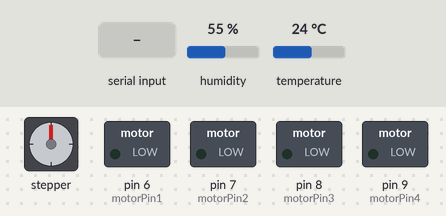
A sketch run on a simulated Arduino Uno, built with avr-gcc and run on an emulated ATmega328P. Shown: stepper motor, switched loads named in the sketch (green lamp = pin HIGH). Wiring (inferred from the names in the program): stepper motor (2048 steps per turn assumed): coils pin 10, pin 11, pin 12, pin 13. The inputs (shaded band) are chosen by the test bench; at power-on: humidity 55 %, temperature 24 °C. Pins used as bus, display or sensor lines are not drawn; what the sketch prints to the serial monitor is not drawn.

Above: at 1.2 s.
1.3 s: "E90\n" received over Serial
At 2.08 s:
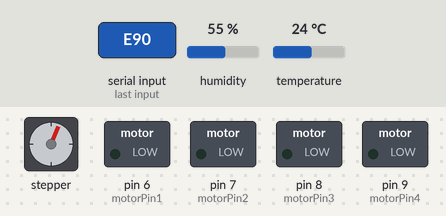
4.8 s: "A\n" received over Serial
At 6.0 s:
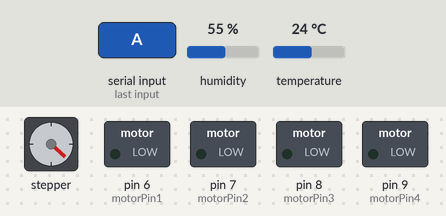
6.3 s: "F90\n" received over Serial
At 8.26 s:
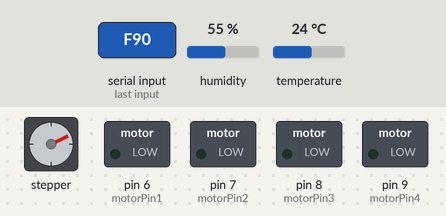
15.8 s: "p\n" received over Serial
At 17.0 s:
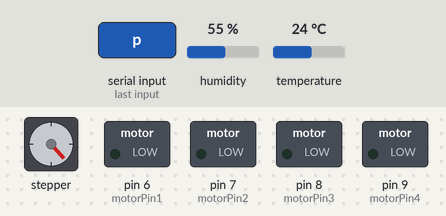
17.3 s: "e90\n" received over Serial
At 17.76 s:
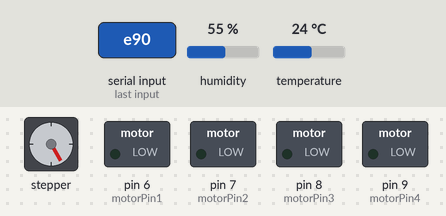
Timing chart, 0 to 21.8 s (numbered marks = the images above; inputs shaded):
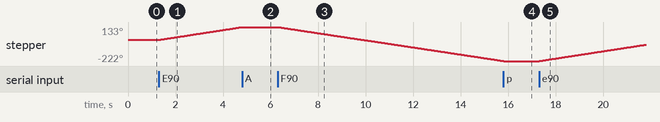

Measured:
- after the input at 1.3 s, stepper: keeps turning clockwise at about 38°/s, starting at once
- after the input at 4.8 s, stepper: goes on until 4.8 s, then stays 133°
- after the input at 6.3 s, stepper: keeps turning counter-clockwise at about 37°/s, starting at once
- after the input at 15.8 s, stepper: goes on until 15.8 s, then stays -222°
- after the input at 17.3 s, stepper: keeps turning clockwise at about 38°/s, starting at once

The sketch:

total.ino
```cpp
#include "DHT.h"

#define DHTPIN 5     // Pin donde está conectado el sensor DHT
#define DHTTYPE DHT22   // Tipo de sensor DHT (DHT11, DHT22, etc.)
DHT dht(DHTPIN, DHTTYPE);

// Definición de pines para el L298N
const int motorPin1 = 6;  // Pin PWM para controlar velocidad en una dirección
const int motorPin2 = 7; // Pin PWM para controlar velocidad en dirección opuesta

// Definición de pines para el L298N
const int motorPin3 = 8;  // Pin PWM para controlar velocidad en una dirección
const int motorPin4 = 9; // Pin PWM para controlar velocidad en dirección opuesta

// Definición de pines para step motor
const int bob1 = 10;
const int bob2 = 11;
const int bob3 = 12;
const int bob4 = 13;
const int mis = 2.5; // 5 10 15

// Variables para el control del motor
int velocidad1 = 0, velocidad2 = 0;        // Valor PWM (0-255)
bool direccion1 = true, direccion2 = true;    // true = adelante, false = atrás
bool modoAutomatico = false;
char step = 'p';

// Variables para el modo automático
unsigned long tiempoAnterior = 0;
const int INTERVALO = 30;  // Intervalo en ms para el cambio de velocidad
int paso = 1;              // Incremento/decremento de velocidad

void setup() {
  // Configuración motor 1
  pinMode(motorPin1, OUTPUT);
  pinMode(motorPin2, OUTPUT);
  // Configuración motor 2
  pinMode(motorPin3, OUTPUT);
  pinMode(motorPin4, OUTPUT);
  // Configuración step motor
  pinMode(bob1, OUTPUT);
  pinMode(bob2, OUTPUT);
  pinMode(bob3, OUTPUT);
  pinMode(bob4, OUTPUT);

  // Configuracion dht22
  dht.begin();

  // Inicializar motor detenido
  digitalWrite(motorPin1, LOW);
  digitalWrite(motorPin2, LOW);

  digitalWrite(motorPin3, LOW);
  digitalWrite(motorPin4, LOW);

  // Iniciar comunicación serial
  Serial.begin(115200);
  Serial.println("Control de Motor L298N");
  Serial.println("Comandos disponibles:");
  Serial.println("A+velocidad - Giro en sentido horario (0-255)");
  Serial.println("B+velocidad - Giro en sentido antihorario (0-255)");
  Serial.println("C+velocidad - Giro en sentido horario (0-255)");
  Serial.println("D+velocidad - Giro en sentido antihorario (0-255)");
  Serial.println("E - Giro en sentido horario (step motor)");
  Serial.println("F - Giro en sentido antihorario (step motor)");
  Serial.println("S - Detener motor");
  Serial.println("M - Activar/desactivar modo automático");
}

void loop() {
  // Leer comandos del serial
  if (Serial.available() > 0) {
    String comando = Serial.readStringUntil('\n'); // Leer hasta nueva línea
    procesarComando(comando);
  }

  // Control automático si está activo
  if (modoAutomatico) {
    modoVariacionAutomatica();
  }

  if (step == 'E' || step == 'e') {
    stepdireccion(bob1, bob2, bob3, bob4, mis);
    Serial.println("Step motor girando en sentido horario");
  } else if (step == 'F' || step == 'f') {
    stepdireccion(bob4, bob3, bob2, bob1, mis);
    Serial.println("Step motor girando en sentido antihorario");
  } else if (step == 'P' || step == 'p'){
    digitalWrite(bob1, LOW);
    digitalWrite(bob2, LOW);
    digitalWrite(bob3, LOW);
    digitalWrite(bob4, LOW);
    Serial.println("step motor detenido");
  } else {
    Serial.println("Comando no reconocido");
  }
  // Leer temperatura y humedad
  float h = dht.readHumidity();
  float t = dht.readTemperature();
  Serial.print("Humedad: ");
  Serial.print(h);
  Serial.print("%, Temperatura: ");
  Serial.print(t);
  Serial.println("°C");
}

void procesarComando(String comando) {
  comando.trim();  // Eliminar espacios en blanco

  if (comando.length() > 0) {
    char primerCaracter = comando.charAt(0);
    step = primerCaracter;
    // Detener modo automático si se recibe cualquier comando
    if (primerCaracter != 'M' && modoAutomatico) {
      modoAutomatico = false;
      Serial.println("Modo automático desactivado");
    }

    switch (primerCaracter) {
      case 'A':
      case 'a':
        // Giro en sentido horario
        if (comando.indexOf('+') != -1) { // devuelve la posición del primer '+' encontrado
          velocidad1 = comando.substring(comando.indexOf('+') + 1).toInt(); // extraer velocidad
          velocidad1 = constrain(velocidad1, 0, 255); // Limitar velocidad entre 0 y 255
          moverMotor1(true, velocidad1); // mover motor hacia adelante
          Serial.print("Motor 1 girando hacia adelante con velocidad: ");
          Serial.println(velocidad1);
        }
        break;

      case 'B':
      case 'b':
        // Giro en sentido antihorario
        if (comando.indexOf('+') != -1) {
          velocidad1 = comando.substring(comando.indexOf('+') + 1).toInt();
          velocidad1 = constrain(velocidad1, 0, 255);
          moverMotor1(false, velocidad1);
          Serial.print("Motor 1 girando hacia atrás con velocidad: ");
          Serial.println(velocidad1);
        }
        break;

      case 'S':
      case 's':
        // Detener motor
        detenerMotor();
        Serial.println("Motores detenidos");
        break;

      case 'M':
      case 'm':
        // Activar/desactivar modo automático
        modoAutomatico = !modoAutomatico;
        if (modoAutomatico) {
          Serial.println("Modo automático activado");
          velocidad1 = 0;  // Iniciar desde velocidad 0
          paso = 1;       // Iniciar incrementando
        } else {
          Serial.println("Modo automático desactivado");
          detenerMotor();
        }
        break;

      case 'C':
      case 'c':
        // Giro en sentido horario para motor 2
        if (comando.indexOf('+') != -1) {
          velocidad2 = comando.substring(comando.indexOf('+') + 1).toInt();
          velocidad2 = constrain(velocidad2, 0, 255);
          moverMotor2(true, velocidad2); // mover motor hacia adelante
          Serial.print("Motor 2 girando hacia adelante con velocidad: ");
          Serial.println(velocidad2);
        }
        break;

      case 'D':
      case 'd':
        // Giro en sentido antihorario para motor 2
        if (comando.indexOf('+') != -1) {
          velocidad2 = comando.substring(comando.indexOf('+') + 1).toInt();
          velocidad2 = constrain(velocidad2, 0, 255);
          moverMotor2(false, velocidad2);
          Serial.print("Motor 2 girando hacia atrás con velocidad: ");
          Serial.println(velocidad2);
        }
        break;

      default:
        Serial.println("Comando no reconocido");
        break;
    }
  }
}

void moverMotor1(bool direc, int vel) {
  if (direc) {
    // Dirección 1 (adelante)
    analogWrite(motorPin1, vel);
    analogWrite(motorPin2, 0);
  } else {
    // Dirección 2 (atrás)
    analogWrite(motorPin1, 0);
    analogWrite(motorPin2, vel);
  }

  direccion1 = direc;
  velocidad1 = vel;
}

void moverMotor2(bool direc, int vel){
  if (direc) {
    // Dirección 1 (adelante)
    analogWrite(motorPin3, vel);
    analogWrite(motorPin4, 0);
  } else {
    // Dirección 2 (atrás)
    analogWrite(motorPin3, 0);
    analogWrite(motorPin4, vel);
  }

  direccion2 = direc;
  velocidad2 = vel;
}

void detenerMotor() {
  analogWrite(motorPin1, 0);
  analogWrite(motorPin2, 0);
  analogWrite(motorPin3, 0);
  analogWrite(motorPin4, 0);
  // Reiniciar variables
  velocidad1 = 0;
  velocidad2 = 0;
}

void modoVariacionAutomatica() {
  unsigned long tiempoActual = millis(); // Obtener tiempo actual

  // Cambiar velocidad cada INTERVALO milisegundos
  if (tiempoActual - tiempoAnterior >= INTERVALO) {
    tiempoAnterior = tiempoActual; // Actualizar tiempo anterior

    // Cambiar dirección de incremento/decremento en los límites
    if (velocidad1 >= 255) {
      paso = -1;  // Comenzar a decrementar
    } else if (velocidad1 <= 0) {
      paso = 1;   // Comenzar a incrementar
      // Cambiar dirección de giro cuando llega a 0
      direccion1 = !direccion1;
    }

    // Actualizar velocidad
    velocidad1 += paso;
    velocidad1 = constrain(velocidad1, 0, 255);

    // Aplicar al motor
    moverMotor1(direccion1, velocidad1);

    // Mostrar información cada 10 pasos para no saturar el puerto serial
    if (velocidad1 % 10 == 0) {
      Serial.print("Auto - Dirección: ");
      Serial.print(direccion1 ? "Adelante" : "Atrás");
      Serial.print(", Velocidad: ");
      Serial.println(velocidad1);
    }
  }
}

void stepdireccion(int pin1, int pin2, int pin3, int pin4, int ms){
  Serial.println("step motor");
  digitalWrite(pin1, HIGH);
  digitalWrite(pin2, LOW);
  digitalWrite(pin3, LOW);
  digitalWrite(pin4, LOW);
  delay(ms);
  digitalWrite(pin1, HIGH);
  digitalWrite(pin2, HIGH);
  digitalWrite(pin3, LOW);
  digitalWrite(pin4, LOW);
  delay(ms);
  digitalWrite(pin1, LOW);
  digitalWrite(pin2, HIGH);
  digitalWrite(pin3, LOW);
  digitalWrite(pin4, LOW);
  delay(ms);
  digitalWrite(pin1, LOW);
  digitalWrite(pin2, HIGH);
  digitalWrite(pin3, HIGH);
  digitalWrite(pin4, LOW);
  delay(ms);
  digitalWrite(pin1, LOW);
  digitalWrite(pin2, LOW);
  digitalWrite(pin3, HIGH);
  digitalWrite(pin4, LOW);
  delay(ms);
  digitalWrite(pin1, LOW);
  digitalWrite(pin2, LOW);
  digitalWrite(pin3, HIGH);
  digitalWrite(pin4, HIGH);
  delay(ms);
  digitalWrite(pin1, LOW);
  digitalWrite(pin2, LOW);
  digitalWrite(pin3, LOW);
  digitalWrite(pin4, HIGH);
  delay(ms);
  digitalWrite(pin1, HIGH);
  digitalWrite(pin2, LOW);
  digitalWrite(pin3, LOW);
  digitalWrite(pin4, HIGH);
  delay(ms);
}
```
